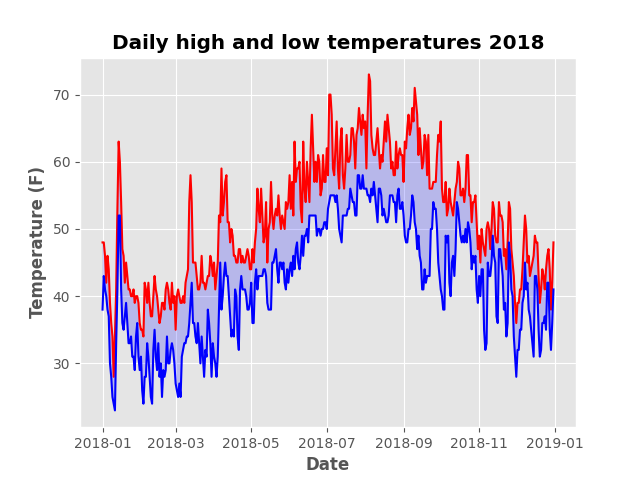

Python code for this plot:
import csv
from datetime import datetime
import matplotlib.pyplot as plt

filename = 'data/sitka_weather_2018_simple.csv'
with open(filename) as f:
    reader = csv.reader(f)
    header_row = next(reader)
    # for index, column in enumerate(header_row):
    #     print(index, column)
    # HEADER ROW
    # 0 STATION
    # 1 NAME
    # 2 DATE - Date
    # 3 PRCP
    # 4 TAVG
    # 5 TMAX - Temperature Max
    # 6 TMIN - Temperature Min

    # Get DATE, TMAX, TMIN
    dates, highs, lows = [], [], []
    for row in reader:
        date = datetime.strptime(row[2], '%Y-%m-%d')
        dates.append(date)

        high = int(row[5])
        highs.append(high)

        low = int(row[6])
        lows.append(low)

# Plotting Data
plt.style.use('ggplot')
fig, ax = plt.subplots()

ax.plot(dates, highs, label='high', color='red')
ax.plot(dates, lows, label='low', color='blue')

# Format Plot
plt.title('Daily high and low temperatures 2018', fontweight='bold')
plt.xlabel('Date', fontweight='bold')
plt.ylabel('Temperature (F)', fontweight='bold')
plt.fill_between(dates, highs, lows, alpha=0.2, facecolor='blue', interpolate=True)

plt.savefig('sitka_highs_lows_2018.png')
plt.show()
